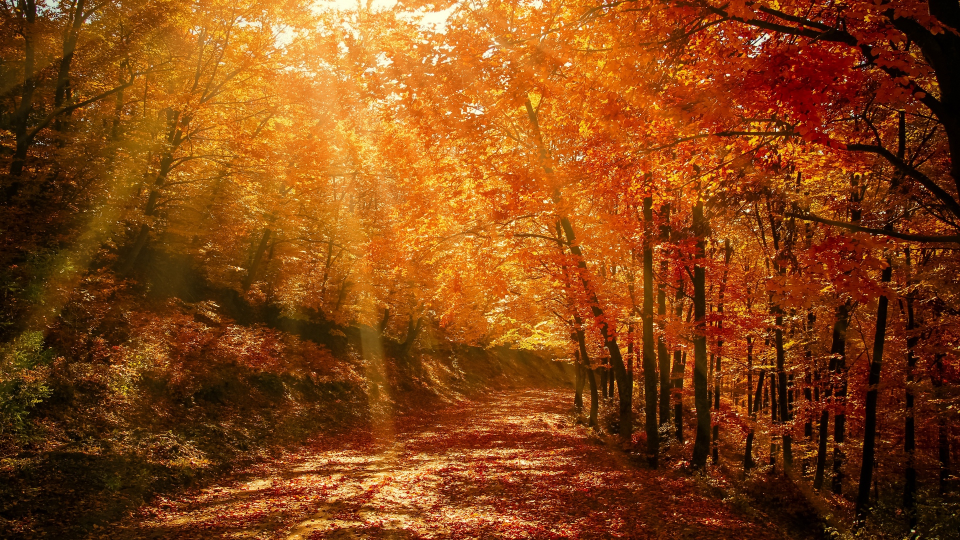
#> input picture 22년 8월/220810_CV1일차(2차원신호의 디지털화)/fig/images/autumn_forest_park_128379_1920x1080.jpg, 1920 x 1080 px, found by its file name (shown at 1/2 size)
$ jupyter execute --allow-errors final.ipynb
#> lines starting #> are read from the running program, lines starting #| are printed output that depends on the picture; after the words box and inside, x2 and y2 are one past the last pixel; in counts of white or black regions, pixels touching at a corner belong together
[cell 1]
import numpy as np
import pandas as pd
import matplotlib.pyplot as plt
import sys
import cv2

[cell 2]
img = cv2.imread('./fig/fig/cow.png')

#> (the rest of this cell did not finish here and is left out)

[cell 3]
import os

[cell 4]
img_list = os.listdir('./fig/images/')
img_files = []
for i in img_list :
    img_path = './fig/images/' + i
    img_files.append(img_path)

cv2.namedWindow('img', cv2.WINDOW_NORMAL)
cv2.setWindowProperty('img', cv2.WND_PROP_FULLSCREEN, cv2.WINDOW_FULLSCREEN)

idx = 0

while True :
    img = cv2.imread(img_files[idx])
#> img is the input picture: shape (1080, 1920, 3); mean B, G, R 19.9, 68.7, 132.4

    if img is None :
        print('img read failed')
        break

    cv2.imshow('img', img)

    if cv2.waitKey(3000) == 27:
#> (key q is pressed here)
        break

    idx += 1

    if idx >= len(img_files) :
        idx = 0

cv2.destroyAllWindows()

[cell 5]
img1 = np.zeros((400, 600, 5), np.uint8)
img2 = np.ones((400,600,3), np.uint8) * 255
img3 = np.full((400,600,3), (255,0,255), np.uint8)

[cell 6]
src = cv2.imread('./fig/fig/airplane.bmp')
mask = cv2.imread('./fig/fig/mask_plane.bmp', 0)
dst = cv2.imread('./fig/fig/field.bmp')


cv2.copyTo(src, mask, dst)
cv2.imshow('src', src)
cv2.imshow('mask', mask)
cv2.imshow('dst', dst)

cv2.waitKey()
cv2.destroyAllWindows()

[cell 7]
sunglass = cv2.imread('./fig/fig/imgbin_sunglasses_1.png', cv2.IMREAD_UNCHANGED)
# print(sunglass.shape) # 뒤에 알파채널이 하나 더 붙어있어서 때는 작업을 진행

#> (the rest of this cell did not finish here and is left out)

#> (a cell that did not finish here is left out)

[cell 9]
cap = cv2.VideoCapture(0)

if not cap.isOpened() :
    print('video open failed')
    sys.exit()

w = int(cap.get(cv2.CAP_PROP_FRAME_WIDTH))
h = int(cap.get(cv2.CAP_PROP_FRAME_HEIGHT))
fps = int(cap.get(cv2.CAP_PROP_FPS))
fourcc = cv2.VideoWriter_fourcc(*'DIVX')


while True :
    ret, frame = cap.read()
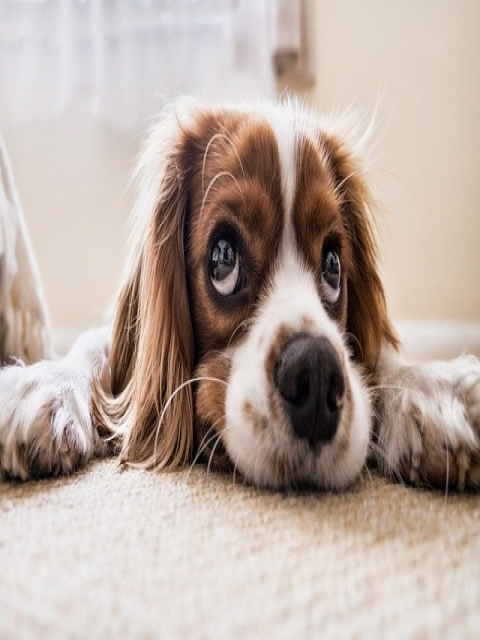
#> input picture 22년 8월/220810_CV1일차(2차원신호의 디지털화)/img_resize.png, 960 x 1280 px, given in place of the camera (shown at 1/2 size)
#> frame is the input picture: shape (1280, 960, 3); mean B, G, R 161.9, 170.6, 186

    if not ret :
        print('frame read failed')
        break

    edge = cv2.Canny(frame, 50, 150)
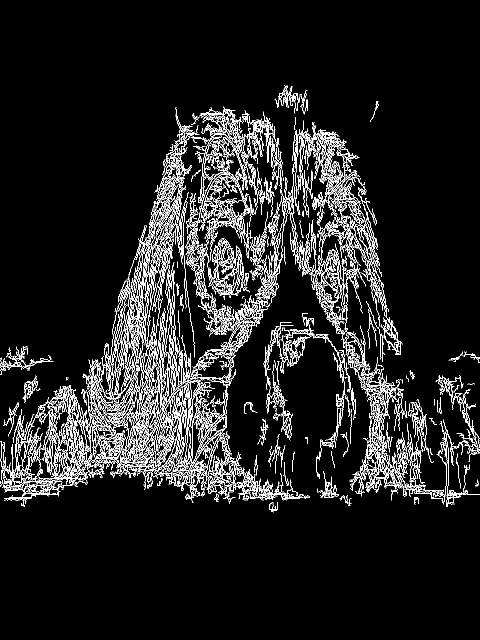
#> edge: shape (1280, 960) (shown at 1/2 size); 7.7% white in thin lines or dots, all inside (x1, y1, x2, y2) = (0, 170, 960, 1025)
    flip = cv2.flip(frame, 1)
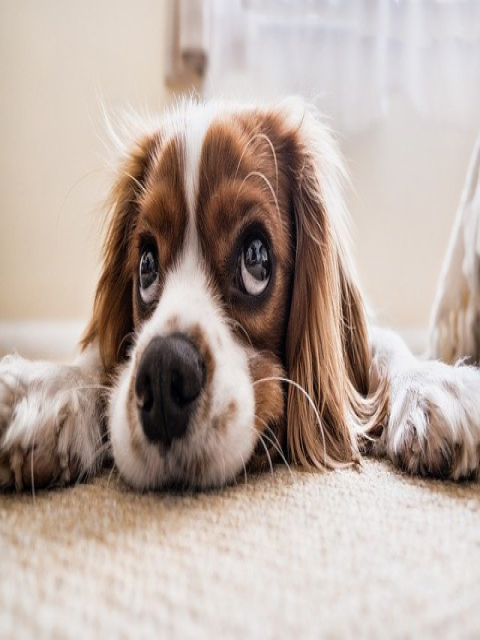
#> flip: shape (1280, 960, 3) (shown at 1/2 size); mean B, G, R 161.9, 170.6, 186


    cv2.imshow('edge', edge)
    cv2.imshow('flip', flip)

    if cv2.waitKey(30) == 27 :
#> (key q is pressed here)
        break


cap.release()
cv2.destroyAllWindows()

[cell 10]
img = cv2.imread('./fig/fig/puppy.bmp')

[cell 11]
## 마우스로 그리는 손글씨
def call_mouse(event, x, y, flags, param) :
    global oldx, oldy

    if event == cv2.EVENT_LBUTTONDOWN:
        oldx, oldy = x, y

    elif event == cv2.EVENT_MOUSEMOVE :
        if flags == cv2.EVENT_FLAG_LBUTTON :
            cv2.line(img, (oldx, oldy), (x,y), (0,0,255), 10, cv2.LINE_AA)
            cv2.imshow('img', img)
            oldx, oldy = x,y

img = np.ones((600, 1200), np.uint8)*255

cv2.imshow('img', img)
cv2.setMouseCallback('img', call_mouse, img)

cv2.waitKey()
cv2.destroyAllWindows()

[cell 12]
img = cv2.imread('./fig/fig/puppy.bmp',0)

def call_track(pos) :
    img[:] = np.round(img1*(pos/255),0).astype(np.uint8)
    cv2.imshow('img', img)

#> (the rest of this cell did not finish here and is left out)

[cell 13]
img = cv2.imread('./fig/fig/flowers.jpg')

#> (the rest of this cell did not finish here and is left out)

[cell 14]
img=cv2.imread('./fig/lenna.bmp',1)
# calcHist(images, channels, mask, histSize, ranges[, hist[, accumulate]]) -> hist

hist_b=cv2.calcHist([img],[0],None,[256],[0,256])
#> hist_b = 256 values from 0 to 0
#> (the rest of this cell did not finish here and is left out)

[cell 15]
src  = cv2.imread('./fig/fig/puppy_shrink.png', 0)

# minMaxLoc(src[, mask]) -> minVal, maxVal, minLoc, maxLoc
minVal, maxVal, minLoc, maxLoc = cv2.minMaxLoc(src)
#> minVal = 0; maxVal = 0; minLoc = (0, 0); maxLoc = (0, 0)
print(minVal, maxVal)
#| 0.0 0.0

#> (the rest of this cell did not finish here and is left out)
